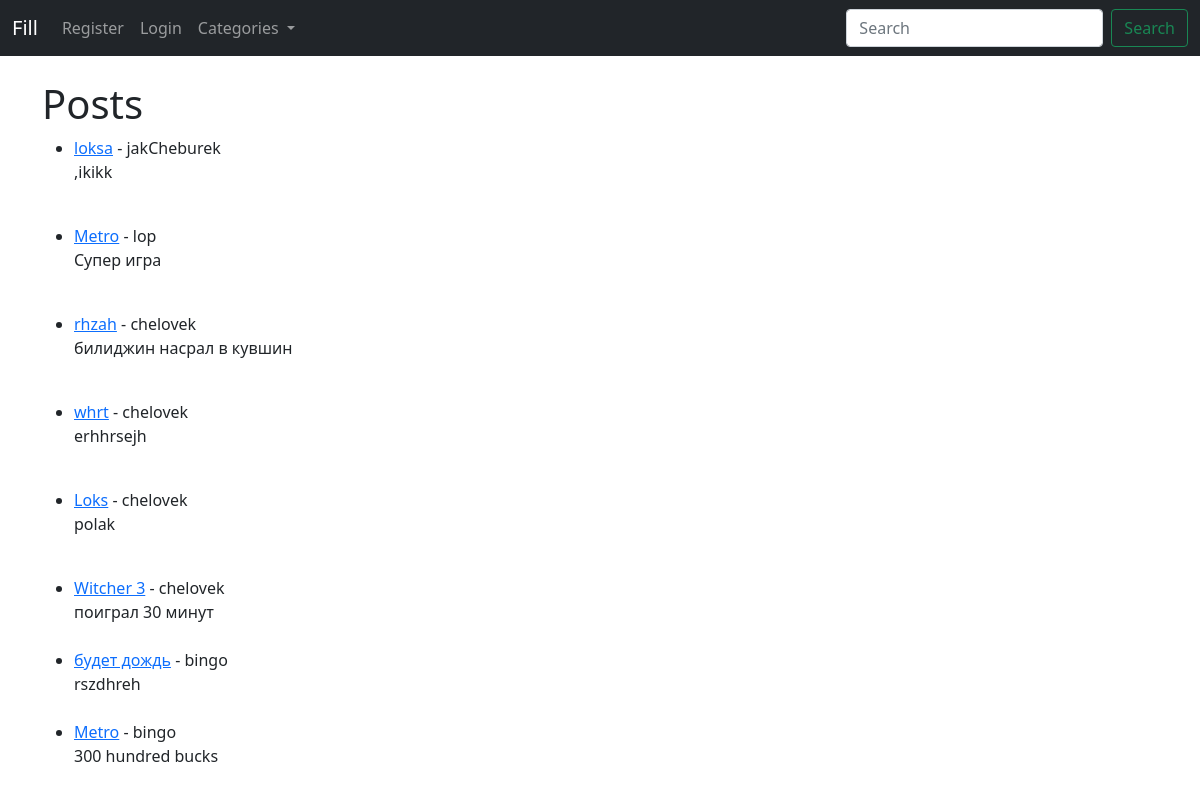
The page / on the database its author committed.
### article/models.py (models this page shows, shortened)
class Post(models.Model):
	title = models.CharField(max_length = 150)
	textPost = RichTextField(blank=True, null = True)
	imagePost = models.ImageField(blank = True, null = True, upload_to='images/')
	author = models.ForeignKey(User, on_delete=models.CASCADE)
	date = models.DateTimeField(default=timezone.now)
	category = models.CharField(max_length = 255, default = 'memes')
	likes = models.ManyToManyField(User, related_name='blog_posts')

### article/views.py (the view)
# urls.py: path('', HomeView.as_view(), name = "home"),
class HomeView(ListView):
	model = Post
	template_name = 'home.html'
	namecat = Category.objects.all()
	ordering = ['-date']
	def get_context_data(self, *args, **kwargs):
		cat_menu = Category.objects.all()
		context = super(HomeView, self).get_context_data(*args, **kwargs)
		context["cat_menu"] = cat_menu
		return context

### article/models.py (called while the page is built)
	def __str__(self):
		return self.name

### article/templates/home.html (shortened to what this page needs)
{% extends 'base.html' %}
{% block content %}
<h1>Posts</h1>
<ul>
	{% for post in object_list %}
	<li><a href="{% url 'article_detail' post.pk %}">{{ post.title }}</a> - {{ post.author }}<br/>
	{{ post.textPost|safe }}</li>
	{% endfor %}
</ul>
{% endblock %}

### rows shown on the page
Post: title "loksa", author "jakCheburek", textPost ",ikikk"
Post: title "Metro", author "lop", textPost "Супер игра"
Post: title "rhzah", author "chelovek", textPost "билиджин насрал в кувшин"
Post: title "whrt", author "chelovek", textPost "erhhrsejh"
Post: title "Loks", author "chelovek", textPost "polak"
Post: title "Witcher 3", author "chelovek", textPost "поиграл 30 минут"
Post: title "будет дождь", author "bingo", textPost "rszdhreh"
Post: title "Metro", author "bingo", textPost "300 hundred bucks"
